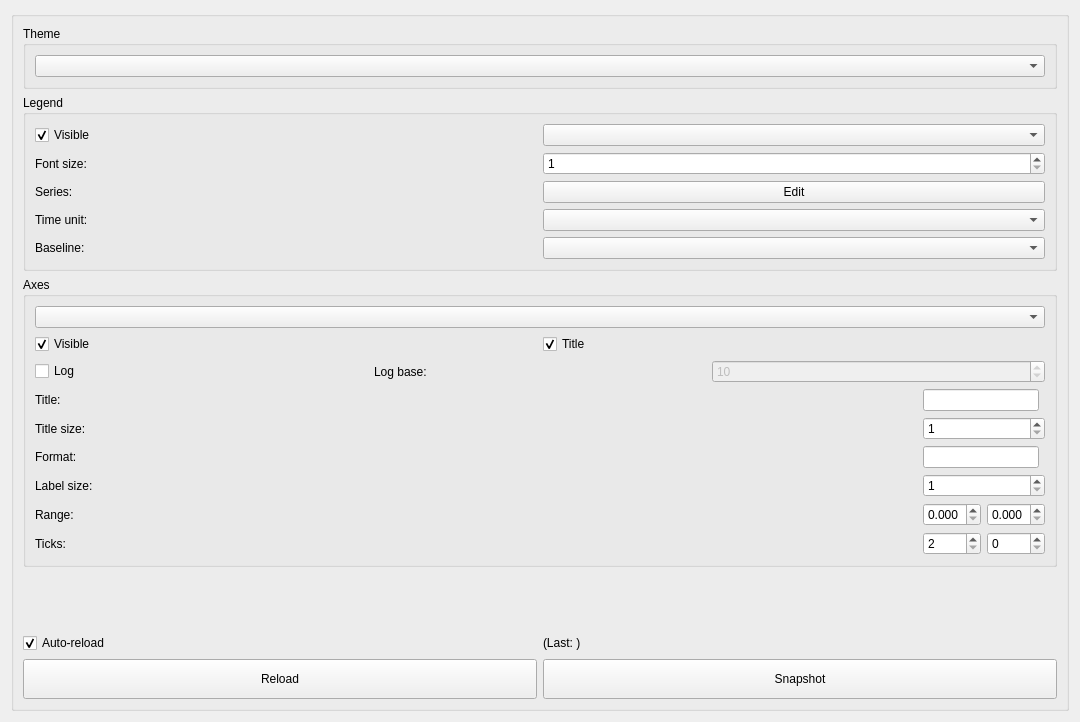
<?xml version="1.0" encoding="UTF-8"?>
<ui version="4.0">
 <class>PlotterLineChart</class>
 <widget class="QWidget" name="PlotterLineChart">
  <property name="geometry">
   <rect>
    <x>0</x>
    <y>0</y>
    <width>1080</width>
    <height>722</height>
   </rect>
  </property>
  <property name="windowTitle">
   <string>LineChart</string>
  </property>
  <layout class="QHBoxLayout" name="horizontalLayout">
   <item>
    <layout class="QVBoxLayout" name="verticalLayout">
     <item>
      <widget class="QGroupBox" name="groupBoxOptions">
       <property name="font">
        <font>
         <pointsize>9</pointsize>
        </font>
       </property>
       <property name="title">
        <string/>
       </property>
       <layout class="QVBoxLayout" name="verticalLayout_2">
        <item>
         <widget class="QGroupBox" name="groupBox">
          <property name="title">
           <string>Theme</string>
          </property>
          <layout class="QVBoxLayout" name="verticalLayout_5">
           <item>
            <widget class="QComboBox" name="comboBoxTheme"/>
           </item>
          </layout>
         </widget>
        </item>
        <item>
         <widget class="QGroupBox" name="groupBoxLegend">
          <property name="title">
           <string>Legend</string>
          </property>
          <layout class="QVBoxLayout" name="verticalLayout_3">
           <item>
            <layout class="QHBoxLayout" name="horizontalLayout_7">
             <item>
              <widget class="QCheckBox" name="checkBoxLegendVisible">
               <property name="text">
                <string>Visible</string>
               </property>
               <property name="checked">
                <bool>true</bool>
               </property>
              </widget>
             </item>
             <item>
              <widget class="QComboBox" name="comboBoxLegendAlign"/>
             </item>
            </layout>
           </item>
           <item>
            <layout class="QHBoxLayout" name="horizontalLayout_2">
             <item>
              <widget class="QLabel" name="labelFontSize">
               <property name="text">
                <string>Font size:</string>
               </property>
              </widget>
             </item>
             <item>
              <widget class="QSpinBox" name="spinBoxLegendFontSize">
               <property name="minimum">
                <number>1</number>
               </property>
               <property name="maximum">
                <number>72</number>
               </property>
              </widget>
             </item>
            </layout>
           </item>
           <item>
            <layout class="QHBoxLayout" name="horizontalLayout_10">
             <item>
              <widget class="QLabel" name="label_8">
               <property name="text">
                <string>Series:</string>
               </property>
              </widget>
             </item>
             <item>
              <widget class="QPushButton" name="pushButtonSeries">
               <property name="text">
                <string>Edit</string>
               </property>
              </widget>
             </item>
            </layout>
           </item>
           <item>
            <layout class="QHBoxLayout" name="horizontalLayout_11">
             <item>
              <widget class="QLabel" name="label_9">
               <property name="text">
                <string>Time unit:</string>
               </property>
              </widget>
             </item>
             <item>
              <widget class="QComboBox" name="comboBoxTimeUnit"/>
             </item>
            </layout>
           </item>
           <item>
            <layout class="QHBoxLayout" name="horizontalLayout_12">
             <item>
              <widget class="QLabel" name="label_10">
               <property name="text">
                <string>Baseline:</string>
               </property>
              </widget>
             </item>
             <item>
              <widget class="QComboBox" name="comboBoxBaseline"/>
             </item>
            </layout>
           </item>
          </layout>
         </widget>
        </item>
        <item>
         <widget class="QGroupBox" name="groupBoxCheckbox">
          <property name="title">
           <string>Axes</string>
          </property>
          <layout class="QVBoxLayout" name="verticalLayout_4">
           <item>
            <widget class="QComboBox" name="comboBoxAxis"/>
           </item>
           <item>
            <layout class="QHBoxLayout" name="horizontalLayout_3">
             <item>
              <widget class="QCheckBox" name="checkBoxAxisVisible">
               <property name="text">
                <string>Visible</string>
               </property>
               <property name="checked">
                <bool>true</bool>
               </property>
              </widget>
             </item>
             <item>
              <widget class="QCheckBox" name="checkBoxTitle">
               <property name="text">
                <string>Title</string>
               </property>
               <property name="checked">
                <bool>true</bool>
               </property>
              </widget>
             </item>
            </layout>
           </item>
           <item>
            <layout class="QHBoxLayout" name="horizontalLayout_6">
             <item>
              <widget class="QCheckBox" name="checkBoxLog">
               <property name="text">
                <string>Log</string>
               </property>
              </widget>
             </item>
             <item>
              <widget class="QLabel" name="label_6">
               <property name="text">
                <string>Log base:</string>
               </property>
              </widget>
             </item>
             <item>
              <widget class="QSpinBox" name="spinBoxLogBase">
               <property name="enabled">
                <bool>false</bool>
               </property>
               <property name="minimum">
                <number>2</number>
               </property>
               <property name="maximum">
                <number>1000</number>
               </property>
               <property name="value">
                <number>10</number>
               </property>
              </widget>
             </item>
            </layout>
           </item>
           <item>
            <layout class="QGridLayout" name="gridLayout">
             <item row="7" column="0">
              <widget class="QLabel" name="label_5">
               <property name="text">
                <string>Ticks:</string>
               </property>
              </widget>
             </item>
             <item row="7" column="1">
              <layout class="QHBoxLayout" name="horizontalLayout_5">
               <item>
                <widget class="QSpinBox" name="spinBoxTicks">
                 <property name="minimum">
                  <number>2</number>
                 </property>
                </widget>
               </item>
               <item>
                <widget class="QSpinBox" name="spinBoxMTicks"/>
               </item>
              </layout>
             </item>
             <item row="2" column="1">
              <widget class="QSpinBox" name="spinBoxTitleSize">
               <property name="minimum">
                <number>1</number>
               </property>
               <property name="maximum">
                <number>72</number>
               </property>
              </widget>
             </item>
             <item row="3" column="1">
              <widget class="QLineEdit" name="lineEditFormat">
               <property name="sizePolicy">
                <sizepolicy hsizetype="Fixed" vsizetype="Fixed">
                 <horstretch>0</horstretch>
                 <verstretch>0</verstretch>
                </sizepolicy>
               </property>
               <property name="maximumSize">
                <size>
                 <width>116</width>
                 <height>16777215</height>
                </size>
               </property>
              </widget>
             </item>
             <item row="1" column="0">
              <widget class="QLabel" name="label">
               <property name="text">
                <string>Title:</string>
               </property>
              </widget>
             </item>
             <item row="2" column="0">
              <widget class="QLabel" name="label_2">
               <property name="text">
                <string>Title size:</string>
               </property>
              </widget>
             </item>
             <item row="6" column="1">
              <layout class="QHBoxLayout" name="horizontalLayout_4">
               <item>
                <widget class="QDoubleSpinBox" name="doubleSpinBoxMin">
                 <property name="sizePolicy">
                  <sizepolicy hsizetype="Fixed" vsizetype="Fixed">
                   <horstretch>0</horstretch>
                   <verstretch>0</verstretch>
                  </sizepolicy>
                 </property>
                 <property name="minimumSize">
                  <size>
                   <width>0</width>
                   <height>0</height>
                  </size>
                 </property>
                 <property name="maximumSize">
                  <size>
                   <width>58</width>
                   <height>16777215</height>
                  </size>
                 </property>
                 <property name="decimals">
                  <number>3</number>
                 </property>
                 <property name="maximum">
                  <double>9999999999.000000000000000</double>
                 </property>
                 <property name="value">
                  <double>0.000000000000000</double>
                 </property>
                </widget>
               </item>
               <item>
                <widget class="QDoubleSpinBox" name="doubleSpinBoxMax">
                 <property name="sizePolicy">
                  <sizepolicy hsizetype="Fixed" vsizetype="Fixed">
                   <horstretch>0</horstretch>
                   <verstretch>0</verstretch>
                  </sizepolicy>
                 </property>
                 <property name="minimumSize">
                  <size>
                   <width>0</width>
                   <height>0</height>
                  </size>
                 </property>
                 <property name="maximumSize">
                  <size>
                   <width>58</width>
                   <height>16777215</height>
                  </size>
                 </property>
                 <property name="decimals">
                  <number>3</number>
                 </property>
                 <property name="maximum">
                  <double>9999999999.000000000000000</double>
                 </property>
                </widget>
               </item>
              </layout>
             </item>
             <item row="3" column="0">
              <widget class="QLabel" name="label_4">
               <property name="text">
                <string>Format:</string>
               </property>
              </widget>
             </item>
             <item row="6" column="0">
              <widget class="QLabel" name="label_3">
               <property name="text">
                <string>Range:</string>
               </property>
              </widget>
             </item>
             <item row="1" column="1">
              <widget class="QLineEdit" name="lineEditTitle">
               <property name="sizePolicy">
                <sizepolicy hsizetype="Fixed" vsizetype="Fixed">
                 <horstretch>0</horstretch>
                 <verstretch>0</verstretch>
                </sizepolicy>
               </property>
               <property name="maximumSize">
                <size>
                 <width>116</width>
                 <height>16777215</height>
                </size>
               </property>
              </widget>
             </item>
             <item row="4" column="0">
              <widget class="QLabel" name="label_7">
               <property name="text">
                <string>Label size:</string>
               </property>
              </widget>
             </item>
             <item row="4" column="1">
              <widget class="QSpinBox" name="spinBoxLabelSize">
               <property name="minimum">
                <number>1</number>
               </property>
               <property name="maximum">
                <number>72</number>
               </property>
              </widget>
             </item>
            </layout>
           </item>
          </layout>
         </widget>
        </item>
        <item>
         <spacer name="verticalSpacer">
          <property name="orientation">
           <enum>Qt::Vertical</enum>
          </property>
          <property name="sizeHint" stdset="0">
           <size>
            <width>20</width>
            <height>40</height>
           </size>
          </property>
         </spacer>
        </item>
        <item>
         <layout class="QVBoxLayout" name="verticalLayout_6">
          <item>
           <layout class="QHBoxLayout" name="horizontalLayout_8">
            <item>
             <widget class="QCheckBox" name="checkBoxAutoReload">
              <property name="text">
               <string>Auto-reload</string>
              </property>
              <property name="checked">
               <bool>true</bool>
              </property>
             </widget>
            </item>
            <item>
             <widget class="QLabel" name="labelLastReload">
              <property name="text">
               <string>(Last: )</string>
              </property>
             </widget>
            </item>
           </layout>
          </item>
          <item>
           <layout class="QHBoxLayout" name="horizontalLayout_9">
            <item>
             <widget class="QPushButton" name="pushButtonReload">
              <property name="minimumSize">
               <size>
                <width>0</width>
                <height>40</height>
               </size>
              </property>
              <property name="maximumSize">
               <size>
                <width>16777215</width>
                <height>16777215</height>
               </size>
              </property>
              <property name="text">
               <string>Reload</string>
              </property>
             </widget>
            </item>
            <item>
             <widget class="QPushButton" name="pushButtonSnapshot">
              <property name="minimumSize">
               <size>
                <width>0</width>
                <height>40</height>
               </size>
              </property>
              <property name="maximumSize">
               <size>
                <width>16777215</width>
                <height>16777215</height>
               </size>
              </property>
              <property name="text">
               <string>Snapshot</string>
              </property>
             </widget>
            </item>
           </layout>
          </item>
         </layout>
        </item>
       </layout>
      </widget>
     </item>
    </layout>
   </item>
  </layout>
 </widget>
 <resources/>
 <connections/>
</ui>
